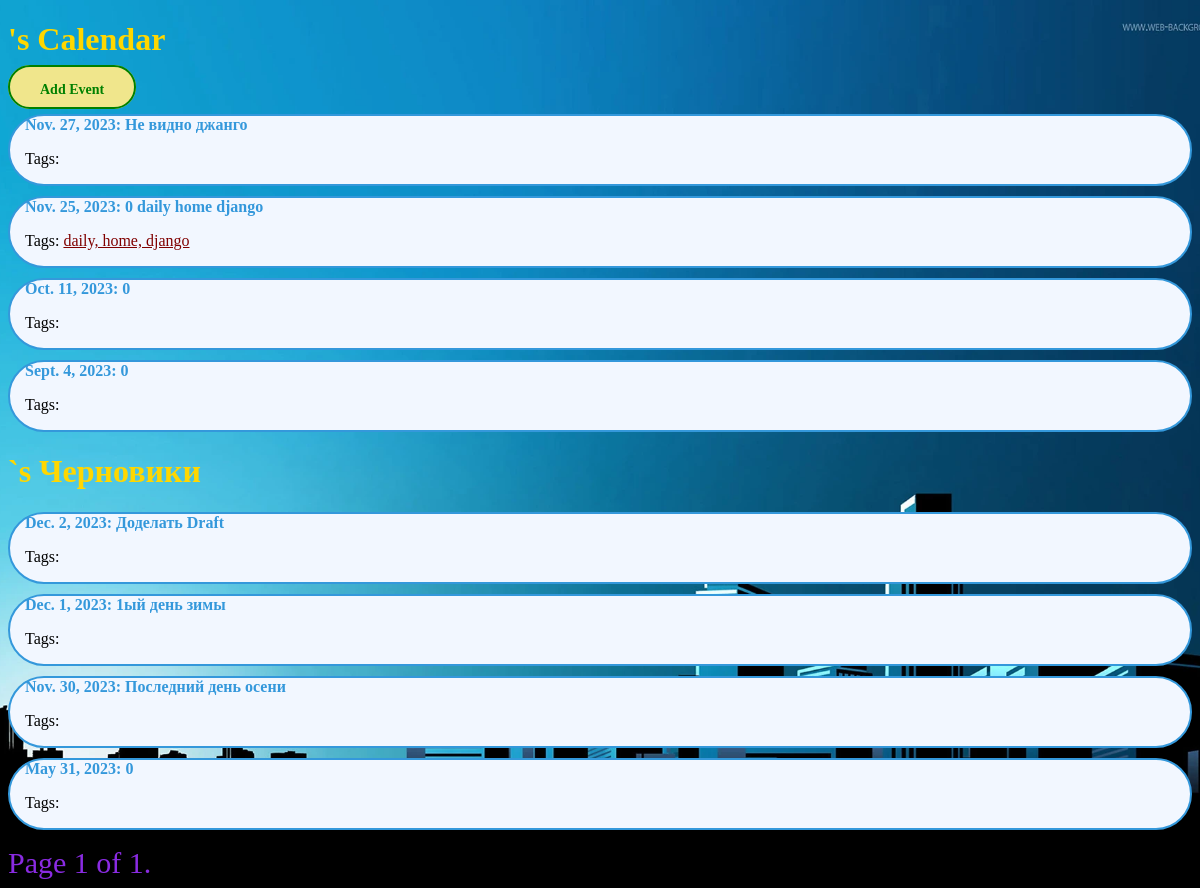
/tasks/, run on the app's committed database.
### things/models.py (models this page shows, shortened)
class TodoList(models.Model):
    class Status(models.TextChoices):
        DRAFT = 'DF','DRAFT'
        PUBLISHED = 'PB','PUBLISHED'
    tags = TaggableManager()
    user = models.ForeignKey(User,on_delete=models.CASCADE)
    date = models.DateField(unique=True)
    tasks = models.TextField()
    description = models.TextField(max_length=255)
    status = models.CharField(max_length=2,
                              choices=Status.choices,
                              default=Status.DRAFT)
    objects = models.Manager()
    published = PublishedManager()
    class Meta:
        ordering = ['-date']
        indexes = [
            models.Index(fields=['-date'])
        ]
    def get_absolute_url(self):
        return reverse('todo:task_detail',
                        args=[self.date.year, self.date.month, self.date.day])

### things/views.py (the view)
# urls.py: path('',views.TaskListView.as_view(), name='task_list'),
class TaskListView(ListView):
    queryset = TodoList.objects.filter(status=TodoList.Status.PUBLISHED)
    context_object_name = 'tasks'
    paginate_by = 30
    template_name = 'things/calendar.html'
    def get_context_data(self, *, object_list=None, **kwargs):
        context = super().get_context_data(**kwargs)
        context['drafts'] = TodoList.objects.filter(status=TodoList.Status.DRAFT)
        tag_slug = self.request.GET.get('tag')
        if tag_slug:
            tag = get_object_or_404(Tag,slug=tag_slug)
            context['tasks'] = context['tasks'].filter(tags__in=[tag])
        return context

### things/templates/things/calendar.html (shortened to what this page needs)
{% extends 'things/base_generic.html' %}
{% block content %}
<h1>{{ user.username }}'s Calendar</h1>
<a href="{% url 'todo:add_task' %}" class="add">Add Event</a>
<ul>
    {% for event in tasks %}
        <li>
            <a href="{{ event.get_absolute_url}}">
                {{ event.date }}: {{ event.description }}
            </a>
            {% for tag in event.tags.all %}
            <a href="{% url 'todo:task_list_by_tag' tag.slug%}">
                {{ tag.name}}
            </a>
            {% endfor %}
            {% include 'includes/tags.html'%}
        </li>
    {% endfor %}
</ul>
<h1>{{user.username}}`s Черновики</h1>
<ul type="square">
    {% for draft in drafts %}
    <li>
        <a href="{{ draft.get_absolute_url}}">
            {{draft.date}}: {{draft.description}}
        </a>
        {% include 'includes/tags.html'%}
    </li>
    {% endfor %}
</ul>
{% include "pagination.html" with page=page_obj %}
{% endblock %}

### things/templates/things/base_generic.html (shortened to what this page needs)
{% load static %}
<!DOCTYPE html>
<html>
<head>
  <link rel="stylesheet" type="text/css" href="{% static 'css/tasks.css' %}">
</head>
<body>
  <div id="content">
    {% block content %}{% endblock %}
  </div>
</body>
</html>

### things/templates/includes/tags.html
<p class="tags">
    Tags:
    <span class="tag_det">
        {{ event.tags.all|join:", " }}
    </span>
</p>

### things/templates/pagination.html (shortened to what this page needs)
<div class="pagination">
    <span class="step-links">
        <span class="current" style="color:#8A2BE2;font-size:30px;margin-top:200px;">
            Page {{ page.number }} of {{ page.paginator.num_pages }}.
        </span>
    </span>
</div>

### things/static/css/tasks.css (style rules this page uses)
body { background-image: url('/static/img/town.webp'); background-size: cover; background-position: center center; background-repeat: no-repeat; }
a.add { color: green; text-decoration: none; font-size: 14px; padding: 15px 30px; padding-bottom:10px; border: 2px solid green; border-radius: 55px; background-color: #F0E68C; transition: transform 0.3s ease-in-out; }
ul { list-style-type: none; padding: 0; }
li { margin-bottom: 10px; border: 2px solid #3498db; padding-left:15px; border-radius: 500px; background-color: #f2f7ff; }
a { color: #3498db; text-decoration: none; font-weight: bold; }
h1 { color: #FFD700; }
span.current { color:red; }
.tag_det { font-size: 16px; color: #006400; text-decoration: underline; margin-top: 8px; }
.tag_det { font-size: 16px; color: #800000; text-decoration: underline; margin-top: 8px; }

### data on the page
TodoList: date "Nov. 27, 2023", description "Не видно джанго"
TodoList: date "Nov. 25, 2023", description "0", tags.all "daily, home, django"
Tag: name "daily"
Tag: name "home"
Tag: name "django"
TodoList: date "Oct. 11, 2023", description "0"
TodoList: date "Sept. 4, 2023", description "0"
TodoList: date "Dec. 2, 2023", description "Доделать Draft"
TodoList: date "Dec. 1, 2023", description "1ый день зимы"
TodoList: date "Nov. 30, 2023", description "Последний день осени"
TodoList: date "May 31, 2023", description "0"

### other printed values
{{ page.number }} "1"
{{ page.paginator.num_pages }} "1"
